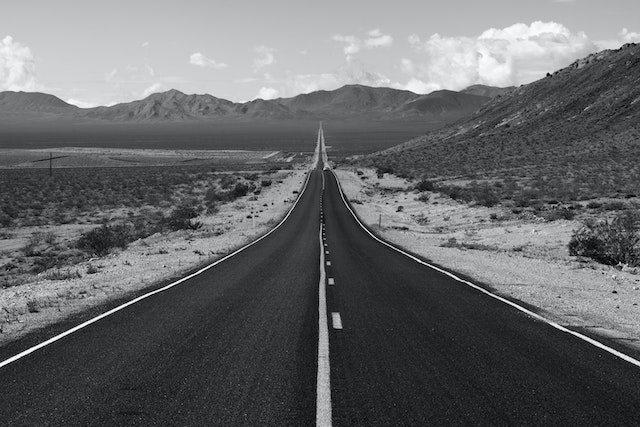
#> input picture LV2/road.jpg, 640 x 427 px
$ python zad3.py
#> lines starting #> are read from the running program, lines starting #| are printed output that depends on the picture
import numpy as np
import matplotlib . pyplot as plt
img = plt . imread ("road.jpg")
#> img is the input picture: shape (427, 640, 3); mean R, G, B 102.9, 103.9, 105.9
img = img [ :,:,0]. copy ()
#> img: shape (427, 640)
plt . figure ()
plt . imshow ( img , cmap ="gray")
plt.title('original')
plt . show ()

plt . figure ()
plt . imshow ( img , cmap ="gray", alpha=0.5)
plt.title('posvijetliti')
plt . show ()

sirina = img.shape[1]
#> sirina = 640

img_cet = img[:, int(sirina/4) : int(sirina/2)]
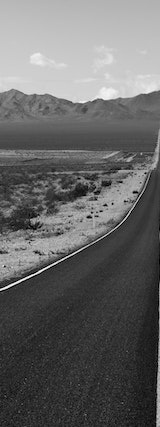
#> img_cet: shape (427, 160); min 0, max 254, mean 102
plt . figure ()
plt . imshow ( img_cet, cmap ="gray")
plt.title('druga cetvrtina')
plt . show ()

plt . figure ()
plt . imshow ( np.rot90(img), cmap ="gray")
plt.title('druga cetvrtina')
plt . show ()
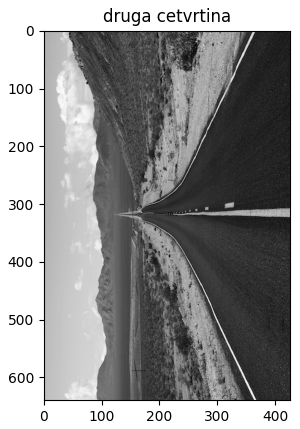
#> figure drawn by matplotlib, 1 panel

plt . figure ()
plt . imshow ( np.fliplr(img), cmap ="gray")
plt.title('druga cetvrtina')
plt . show ()
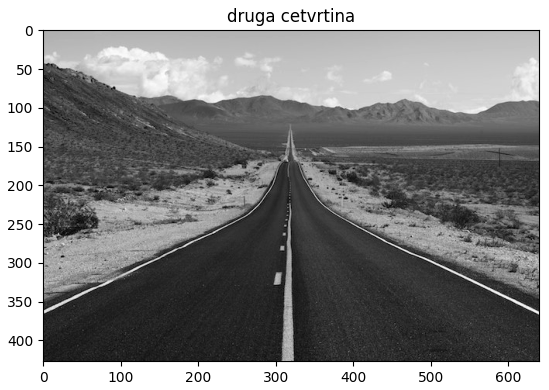
#> figure drawn by matplotlib, 1 panel
